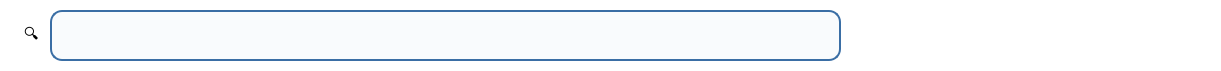
     <widget class="QWidget" name="searchBox_5" native="true">
      <property name="geometry">
       <rect>
        <x>0</x>
        <y>130</y>
        <width>1221</width>
        <height>71</height>
       </rect>
      </property>
      <property name="styleSheet">
       <string notr="true">background: white;
border-radius: 20px;
padding: 20px;

</string>
      </property>
      <widget class="QLabel" name="label_39">
       <property name="geometry">
        <rect>
         <x>70</x>
         <y>60</y>
         <width>131</width>
         <height>91</height>
        </rect>
       </property>
       <property name="font">
        <font>
         <pointsize>28</pointsize>
        </font>
       </property>
       <property name="styleSheet">
        <string notr="true">background: white;
border-radius: 20px;
padding: 20px;</string>
       </property>
       <property name="text">
        <string>👥</string>
       </property>
      </widget>
      <widget class="QLabel" name="label_64">
       <property name="geometry">
        <rect>
         <x>0</x>
         <y>0</y>
         <width>81</width>
         <height>71</height>
        </rect>
       </property>
       <property name="font">
        <font>
         <pointsize>11</pointsize>
        </font>
       </property>
       <property name="styleSheet">
        <string notr="true">background: white;
border-radius: 20px;
padding: 20px;</string>
       </property>
       <property name="text">
        <string>🔍</string>
       </property>
      </widget>
      <widget class="QLineEdit" name="lineEdit_17">
       <property name="geometry">
        <rect>
         <x>50</x>
         <y>10</y>
         <width>791</width>
         <height>51</height>
        </rect>
       </property>
       <property name="font">
        <font>
         <pointsize>-1</pointsize>
         <fontweight>Medium</fontweight>
        </font>
       </property>
       <property name="styleSheet">
        <string notr="true">QLineEdit {
    background-color: #F9FBFD;          /* fond clair élégant */
    border: 2px solid #3A6EA5;           /* bleu marine clair */
    border-radius: 12px;
    padding: 10px 14px;
    color: #0A1F33;                      /* texte bleu marine foncé */
    font-size: 14px;
    font-weight: 500;
}

/* Quand le champ est sélectionné */
QLineEdit:focus {
    background-color: white;
    border: 2px solid #1E3A5F;           /* focus plus foncé */
}

/* Hover */
QLineEdit:hover {
    border: 2px solid #2F5D8A;
}
</string>
       </property>
      </widget>
      <widget class="QPushButton" name="pushButton_15">
       <property name="geometry">
        <rect>
         <x>1050</x>
         <y>10</y>
         <width>141</width>
         <height>51</height>
        </rect>
       </property>
       <property name="font">
        <font>
         <pointsize>-1</pointsize>
         <italic>false</italic>
         <fontweight>DemiBold</fontweight>
        </font>
       </property>
       <property name="styleSheet">
        <string notr="true">QPushButton {
    background-color: qlineargradient(
        x1:0, y1:0,
        x2:0, y2:1,
        stop:0 #2C5F7C,
        stop:0.5 #3A6EA5,
        stop:1 #1B3A57
    );

    color: white;
    font-size: 14px;
    font-weight: 600;

    border: none;
    border-radius: 14px;

    padding: 10px 22px;
}

/* ✨ HOVER : lumière douce */
QPushButton:hover {
    background-color: qlineargradient(
        x1:0, y1:0,
        x2:0, y2:1,
        stop:0 #3A6EA5,
        stop:0.5 #4A86C5,
        stop:1 #2C5F7C
    );
}

/* 🔘 CLICK (pressed) */
QPushButton:pressed {
    background-color: qlineargradient(
        x1:0, y1:0,
        x2:0, y2:1,
        stop:0 #1B3A57,
        stop:1 #2C5F7C
    );
}

/* 🚫 Désactivé */
QPushButton:disabled {
    background-color: #C8D3DF;
    color: #6E7F91;
}
</string>
       </property>
       <property name="text">
        <string>📑exporter</string>
       </property>
      </widget>
      <widget class="QPushButton" name="pushButton_33">
       <property name="geometry">
        <rect>
         <x>890</x>
         <y>10</y>
         <width>141</width>
         <height>51</height>
        </rect>
       </property>
       <property name="font">
        <font>
         <pointsize>-1</pointsize>
         <italic>false</italic>
         <fontweight>DemiBold</fontweight>
        </font>
       </property>
       <property name="styleSheet">
        <string notr="true">QPushButton {
    background-color: qlineargradient(
        x1:0, y1:0,
        x2:0, y2:1,
        stop:0 #2C5F7C,
        stop:0.5 #3A6EA5,
        stop:1 #1B3A57
    );

    color: white;
    font-size: 14px;
    font-weight: 600;

    border: none;
    border-radius: 14px;

    padding: 10px 22px;
}

/* ✨ HOVER : lumière douce */
QPushButton:hover {
    background-color: qlineargradient(
        x1:0, y1:0,
        x2:0, y2:1,
        stop:0 #3A6EA5,
        stop:0.5 #4A86C5,
        stop:1 #2C5F7C
    );
}

/* 🔘 CLICK (pressed) */
QPushButton:pressed {
    background-color: qlineargradient(
        x1:0, y1:0,
        x2:0, y2:1,
        stop:0 #1B3A57,
        stop:1 #2C5F7C
    );
}

/* 🚫 Désactivé */
QPushButton:disabled {
    background-color: #C8D3DF;
    color: #6E7F91;
}
</string>
       </property>
       <property name="text">
        <string>rechercher</string>
       </property>
      </widget>
     </widget>
